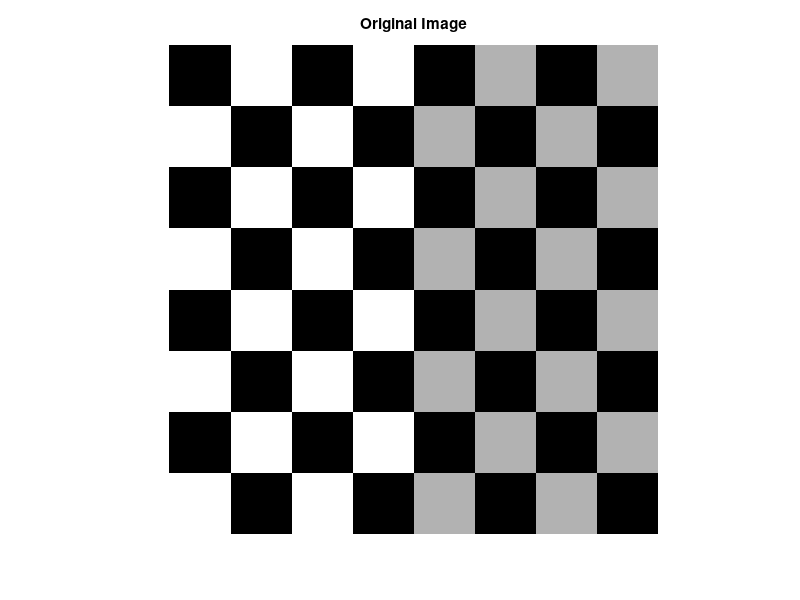
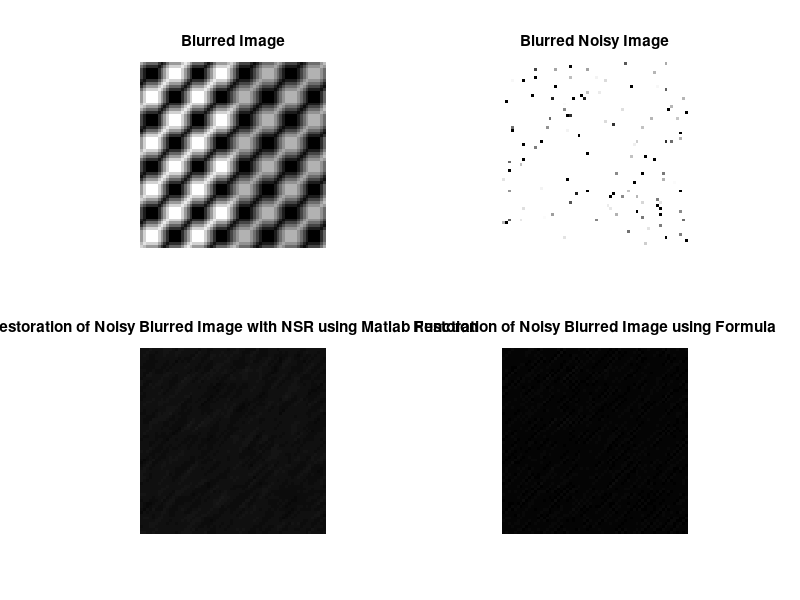

These charts were generated, in order, by the following MATLAB code:
% Weiner Filter Implementation

function Wnr_filter()

close all;
clc;
img = checkerboard(8);

prompt = 'Enter the mean of the noise :';
noise_mean = input(prompt);

prompt = 'Enter the noise variance:';
noise_var = input(prompt);

figure;imshow(img); title('Original Image');

% Generating Point spread function.
PSF = fspecial('motion',7,45);
blurred  = imfilter(img,PSF,'circular');
figure;subplot(2,2,1);imshow(blurred); title('Blurred Image');

% Creating Blurred Noisy Image by adding Gaussian noise
noise = imnoise(zeros(size(img)),'gaussian',noise_mean,noise_var);

%figure, imshow(noise); title('Noise');
blurred_noisy = imnoise(blurred, 'gaussian', noise_mean, noise_var);
subplot(2,2,2); imshow(blurred_noisy); title('Blurred Noisy Image');

NP = abs(fft2(noise)).^2;
NP = sum(NP(:))/(prod(size(noise)));

IP = abs(fft2(img)).^2;
IP = sum(IP(:))/(prod(size(img)));

R = NP/IP;
rest_img_1 = deconvwnr(blurred_noisy, PSF, R);
subplot(2,2,3); imshow(rest_img_1);title('Restoration of Noisy Blurred Image with NSR using Matlab Function');

[n m] = size(img);

% Getting H from PSF
H = psf2otf(PSF,[n m]);
q = abs(H).^2;
q = q./(q+R);
q = q./H;
q = q.*(fftshift(fft2(blurred_noisy)));

disp('Mean Square Error Original and deblurred signal using formula is');
mean_sqaure_error = mean((abs(img(:)) - abs(ifft2(ifftshift(q(:))))).^2)
subplot(2,2,4);imshow(ifft2(ifftshift(q))); title('Restoration of Noisy Blurred Image using Formula');
end